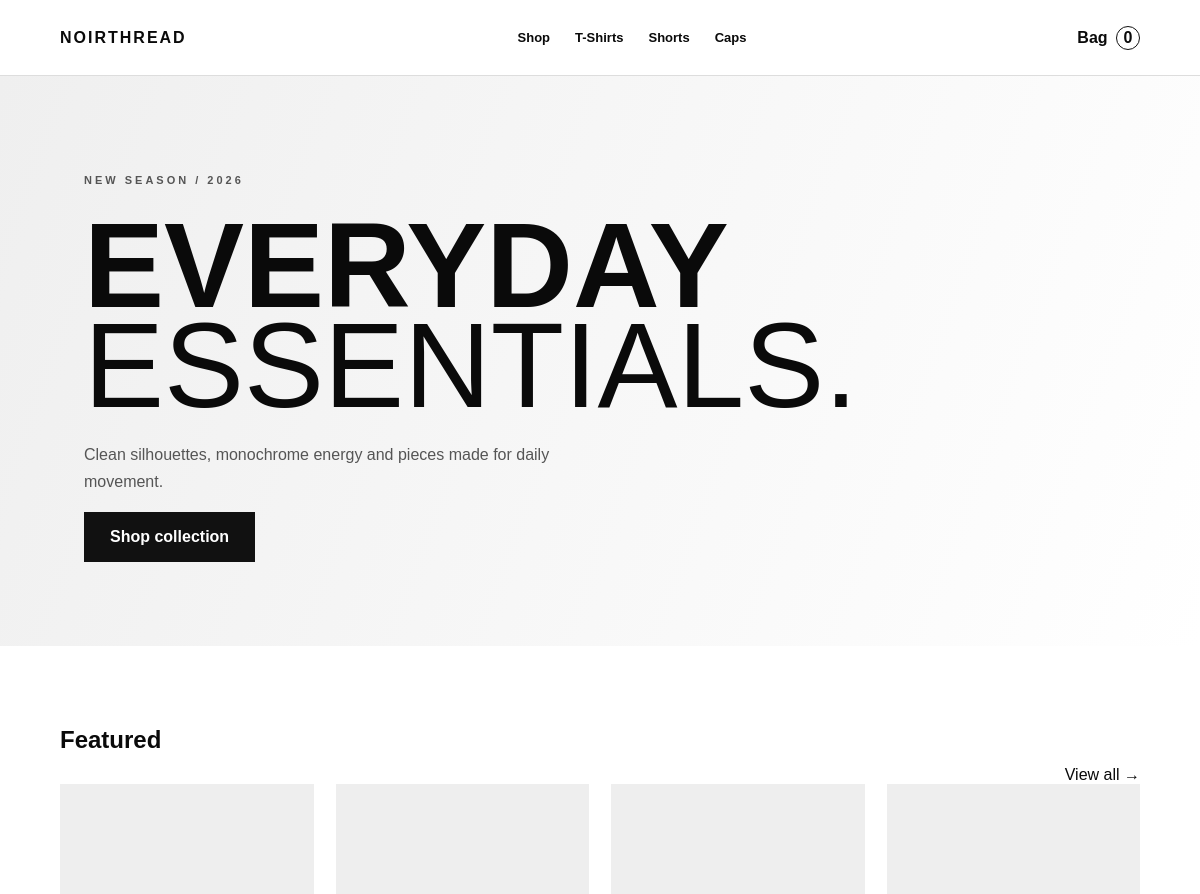
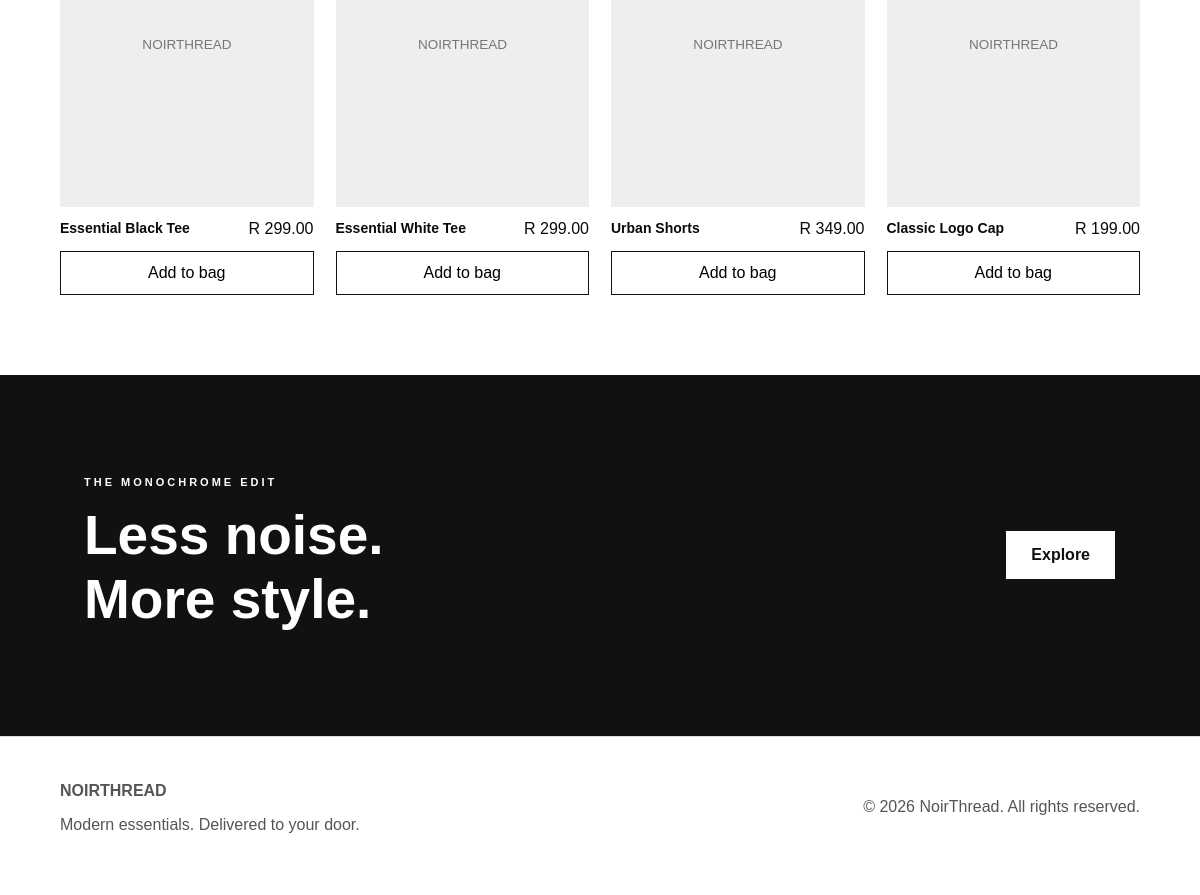
The page / on the database its author committed (2 pictures, top to bottom).
### tables this page shows
CREATE TABLE IF NOT EXISTS products (
 id INT UNSIGNED AUTO_INCREMENT PRIMARY KEY,
 sku VARCHAR(80) NOT NULL UNIQUE,
 name VARCHAR(180) NOT NULL,
 category VARCHAR(80) NOT NULL,
 description TEXT NULL,
 price DECIMAL(12,2) NOT NULL DEFAULT 0,
 cost DECIMAL(12,2) NOT NULL DEFAULT 0,
 stock INT NOT NULL DEFAULT 0,
 sizes VARCHAR(255) NULL,
 colors VARCHAR(255) NULL,
 status ENUM('active','draft','archived') NOT NULL DEFAULT 'active',
 featured TINYINT(1) NOT NULL DEFAULT 0,
 image VARCHAR(255) NULL,
 created_at TIMESTAMP DEFAULT CURRENT_TIMESTAMP,
 updated_at TIMESTAMP DEFAULT CURRENT_TIMESTAMP ON UPDATE CURRENT_TIMESTAMP,
 INDEX(category), INDEX(status)
);

### functions.php (called while the page is built, shortened)
<?php
function e(?string $v): string {
    return htmlspecialchars((string)$v, ENT_QUOTES, 'UTF-8');
}
function money(float $v): string {
    return 'R ' . number_format($v, 2);
}
function cart(): array { return $_SESSION['cart'] ?? []; }
function cart_count(): int { return array_sum(array_map('intval', cart())); }
function product_image(?string $image): string {
    return $image ?: 'assets/images/placeholder.svg';
}

### database.php (called while the page is built, shortened)
<?php
function db(): PDO {
    $dsn = 'mysql:host=' . DB_HOST . ';dbname=' . DB_NAME . ';charset=utf8mb4';
    $pdo = new PDO($dsn, DB_USER, DB_PASS, [
        PDO::ATTR_ERRMODE => PDO::ERRMODE_EXCEPTION,
        PDO::ATTR_DEFAULT_FETCH_MODE => PDO::FETCH_ASSOC,
        PDO::ATTR_EMULATE_PREPARES => false,
    ]);
    return $pdo;
}

### index.php (the view, shortened to what this page needs)
<?php
$featured = db()->query("SELECT * FROM products WHERE status='active' AND featured=1 ORDER BY created_at DESC LIMIT 8")->fetchAll();
require __DIR__ . '/includes/header.php';
?>
<section class="hero">
  <div class="hero-copy">
    <p class="eyebrow">NEW SEASON / 2026</p>
    <h1>EVERYDAY<br><span>ESSENTIALS.</span></h1>
    <p>Clean silhouettes, monochrome energy and pieces made for daily movement.</p>
    <a class="btn btn-dark" href="shop.php">Shop collection</a>
  </div>
</section>
<section class="section">
  <div class="section-head"><h2>Featured</h2><a href="shop.php">View all →</a></div>
  <div class="grid products">
  <?php foreach ($featured as $p): ?>
    <article class="card">
      <a href="product.php?id=<?= (int)$p['id'] ?>">
        <div class="product-image"><img src="<?= e(product_image($p['image'])) ?>" alt="<?= e($p['name']) ?>"></div>
        <div class="card-body"><h3><?= e($p['name']) ?></h3><p><?= money((float)$p['price']) ?></p></div>
      </a>
      <button class="quick-add" data-add="<?= (int)$p['id'] ?>">Add to bag</button>
    </article>
  <?php endforeach; ?>
  </div>
</section>
<section class="split-banner"><div><p class="eyebrow">THE MONOCHROME EDIT</p><h2>Less noise.<br>More style.</h2></div><a class="btn btn-light" href="shop.php">Explore</a></section>
<?php require __DIR__ . '/includes/footer.php'; ?>

### header.php (shortened to what this page needs)
<!doctype html>
<html lang="en">
<head>
<link rel="stylesheet" href="<?= e(BASE_URL) ?>/assets/css/style.css">
</head>
<body>
<header class="site-header">
  <a class="brand" href="<?= e(BASE_URL) ?>/index.php">NOIRTHREAD</a>
  <nav>
    <a href="<?= e(BASE_URL) ?>/shop.php">Shop</a>
    <a href="<?= e(BASE_URL) ?>/shop.php?category=T-Shirts">T-Shirts</a>
    <a href="<?= e(BASE_URL) ?>/shop.php?category=Shorts">Shorts</a>
    <a href="<?= e(BASE_URL) ?>/shop.php?category=Caps">Caps</a>
  </nav>
  <a class="cart-link" href="<?= e(BASE_URL) ?>/cart.php">Bag <span id="cartCount"><?= cart_count() ?></span></a>
</header>
<main>

### footer.php (shortened to what this page needs)
</main>
<footer class="site-footer">
  <div><strong>NOIRTHREAD</strong><p>Modern essentials. Delivered to your door.</p></div>
  <div><p>© <?= date('Y') ?> NoirThread. All rights reserved.</p></div>
</footer>
</body>
</html>

### style.css (style rules this page uses)
:root { --black:#0a0a0a;--white:#fff;--gray:#777;--line:#ddd;--soft:#f5f5f5 }
* { box-sizing:border-box }
body { margin:0;font-family:Arial,Helvetica,sans-serif;color:var(--black);background:#fff }
a { color:inherit;text-decoration:none }
button,input,select,textarea { font:inherit }
.site-header { font-weight: bolder;height:76px;border-bottom:1px solid var(--line);display:flex;align-items:center;justify-content:space-between;padding:0 5%;gap:30px;position:sticky;top:0;background:#fff;z-index:5 }
.brand { font-weight:900;letter-spacing:2px }
.site-header nav { display:flex;gap:25px;font-size:13px }
.cart-link { font-weight:700 }
.cart-link span { display:inline-grid;place-items:center;border:1px solid #111;border-radius:50%;width:24px;height:24px;margin-left:4px }
.hero { min-height:70vh;background:#eee;display:flex;align-items:center;padding:7%;background:linear-gradient(110deg,#efefef,#fff) }
.hero-copy { max-width:700px }
.eyebrow { font-size:11px;letter-spacing:3px;font-weight:800 }
.hero h1 { font-size:clamp(55px,10vw,130px);line-height:.84;margin:25px 0 }
.hero h1 span { font-weight:300 }
.hero p { max-width:520px;color:#555;line-height:1.7 }
.btn { display:inline-block;padding:15px 25px;border:1px solid #111;border-radius:0;font-weight:800;cursor:pointer }
.btn-dark { background:#111;color:#fff }
.btn-light { background:#fff;color:#111 }
.section { padding:80px 5% }
.section-head,.page-head { display:flex;align-items:end;justify-content:space-between;gap:20px }
.section-head h2,.page-head h1 { margin:0 0 30px }
.grid { display:grid;gap:22px }
.products { grid-template-columns:repeat(4,1fr) }
.card { position:relative }
.product-image { aspect-ratio:4/5;background:#f1f1f1;overflow:hidden }
.product-image img,.product-large img { width:100%;height:100%;object-fit:cover }
.card-body { display:flex;justify-content:space-between;gap:10px;padding:13px 0 }
.card h3 { margin:0;font-size:14px }
.card p { margin:0 }
.quick-add { width:100%;background:#fff;border:1px solid #111;padding:12px;cursor:pointer }
.split-banner { background:#111;color:#fff;padding:90px 7%;display:flex;justify-content:space-between;align-items:center }
.split-banner h2 { font-size:55px;margin:15px 0 }
.site-footer { border-top:1px solid var(--line);padding:45px 5%;display:flex;justify-content:space-between;color:#555 }

### rows shown on the page
products: name "Essential Black Tee", price "R 299.00"
products: name "Essential White Tee", price "R 299.00"
products: name "Urban Shorts", price "R 349.00"
products: name "Classic Logo Cap", price "R 199.00"

### other values the page prints
cart_count() "0"
